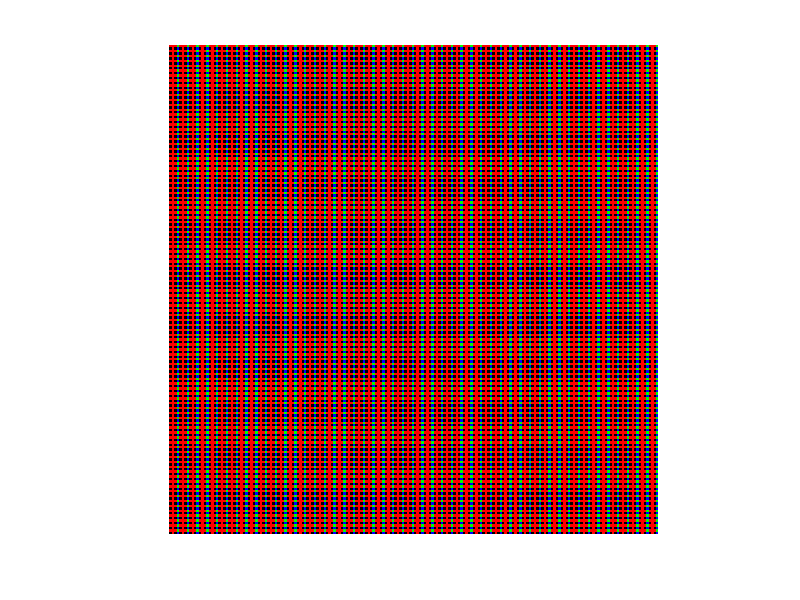

MATLAB code to generate this figure:
%create a RGB matrix with smallest repeatable block white/black
% Define the image size
img_width = 1280;
img_height = 720;
N=50;

%smallest repeatable block white
white = zeros(4,4,3);
%1st row

% white(1,1,1) = 255; %R
% white(1,2,2) = 0; %G
% white(1,3,1) = 255; %R
% white(1,4,2) = 1; %G

white(1,1,1) = 255; %R
white(1,2,1) = 255; %R
white(1,3,1) = 255; %R
white(1,4,2) = 255; %G



%2nd row
% white(2,1,2) = 0; %G
% white(2,2,3) = 255; %B
% white(2,3,2) = 100; %G
% white(2,4,3) = 255; %B

white(2,1,2) = 0; %G
white(2,2,1) = 255; %B->R
white(2,3,2) = 0; %G
white(2,4,3) = 255; %B    


%3rd row is same as 1st row
white(3,:,:) = white(1,:,:);

%4th row is same as 2nd row
white(4,:,:) = white(2,:,:);

white_expanded = repmat(white, N, N);
%imshow(white_expanded);

%smallest repeatable block black
black = zeros(4,4,3);

%1st row
black(1,1,2) = 255; %G
black(1,2,3) = 255; %B
black(1,3,2) = 255; %G
black(1,4,3) = 255; %b

%2nd row
black(2,1,1) = 255; %R
black(2,2,2) = 255; %G
black(2,3,1) = 255; %R
black(2,4,2) = 255; %G

%3rd row
black(3,1,2) = 255; %G
black(3,2,3) = 255; %B
black(3,3,2) = 255; %G
black(3,4,3) = 255; %B

%4th row
black(4,1,1) = 255; %R
black(4,2,2) = 255; %G
black(4,3,1) = 255; %R
black(4,4,2) = 255; %G

black_expanded = repmat(black, 50, 50);

%white_and_black = horzcat(white_expanded,black_expanded);
imshow(white_expanded);